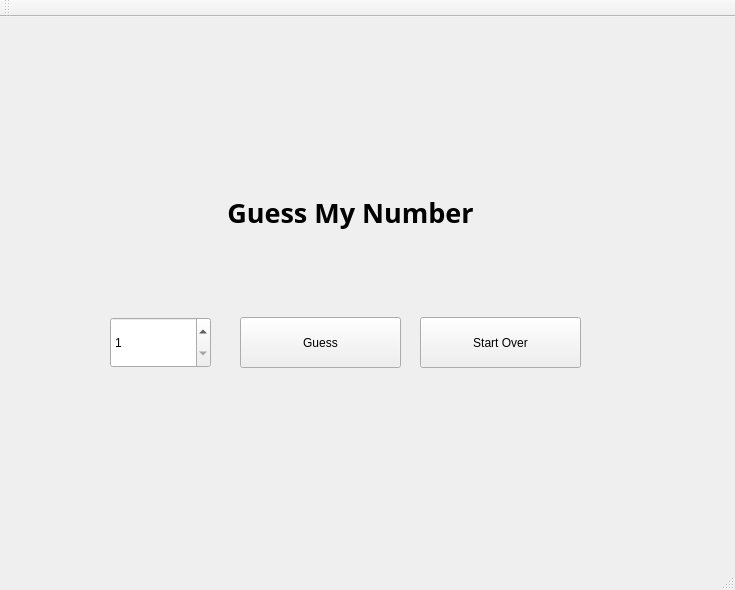
<?xml version="1.0" encoding="UTF-8"?>
<ui version="4.0">
 <class>MainWindow</class>
 <widget class="QMainWindow" name="MainWindow">
  <property name="geometry">
   <rect>
    <x>0</x>
    <y>0</y>
    <width>735</width>
    <height>590</height>
   </rect>
  </property>
  <property name="windowTitle">
   <string>MainWindow</string>
  </property>
  <widget class="QWidget" name="centralWidget">
   <widget class="QLabel" name="label">
    <property name="geometry">
     <rect>
      <x>200</x>
      <y>170</y>
      <width>301</width>
      <height>51</height>
     </rect>
    </property>
    <property name="font">
     <font>
      <family>Source Code Pro</family>
      <pointsize>20</pointsize>
      <weight>75</weight>
      <bold>true</bold>
     </font>
    </property>
    <property name="text">
     <string>Guess My Number</string>
    </property>
    <property name="alignment">
     <set>Qt::AlignCenter</set>
    </property>
   </widget>
   <widget class="QSpinBox" name="spinBox">
    <property name="geometry">
     <rect>
      <x>110</x>
      <y>300</y>
      <width>101</width>
      <height>51</height>
     </rect>
    </property>
    <property name="minimum">
     <number>1</number>
    </property>
    <property name="maximum">
     <number>10</number>
    </property>
   </widget>
   <widget class="QPushButton" name="guessButton">
    <property name="geometry">
     <rect>
      <x>240</x>
      <y>300</y>
      <width>161</width>
      <height>51</height>
     </rect>
    </property>
    <property name="text">
     <string>Guess</string>
    </property>
   </widget>
   <widget class="QPushButton" name="startOverButton">
    <property name="geometry">
     <rect>
      <x>420</x>
      <y>300</y>
      <width>161</width>
      <height>51</height>
     </rect>
    </property>
    <property name="text">
     <string>Start Over</string>
    </property>
   </widget>
   <widget class="QLabel" name="messageLabel">
    <property name="geometry">
     <rect>
      <x>70</x>
      <y>410</y>
      <width>611</width>
      <height>61</height>
     </rect>
    </property>
    <property name="font">
     <font>
      <family>URW Bookman L</family>
      <pointsize>18</pointsize>
      <weight>75</weight>
      <bold>true</bold>
     </font>
    </property>
    <property name="mouseTracking">
     <bool>false</bool>
    </property>
    <property name="text">
     <string/>
    </property>
   </widget>
  </widget>
  <widget class="QMenuBar" name="menuBar">
   <property name="geometry">
    <rect>
     <x>0</x>
     <y>0</y>
     <width>735</width>
     <height>22</height>
    </rect>
   </property>
  </widget>
  <widget class="QToolBar" name="mainToolBar">
   <attribute name="toolBarArea">
    <enum>TopToolBarArea</enum>
   </attribute>
   <attribute name="toolBarBreak">
    <bool>false</bool>
   </attribute>
  </widget>
  <widget class="QStatusBar" name="statusBar"/>
 </widget>
 <layoutdefault spacing="6" margin="11"/>
 <resources/>
 <connections/>
</ui>
